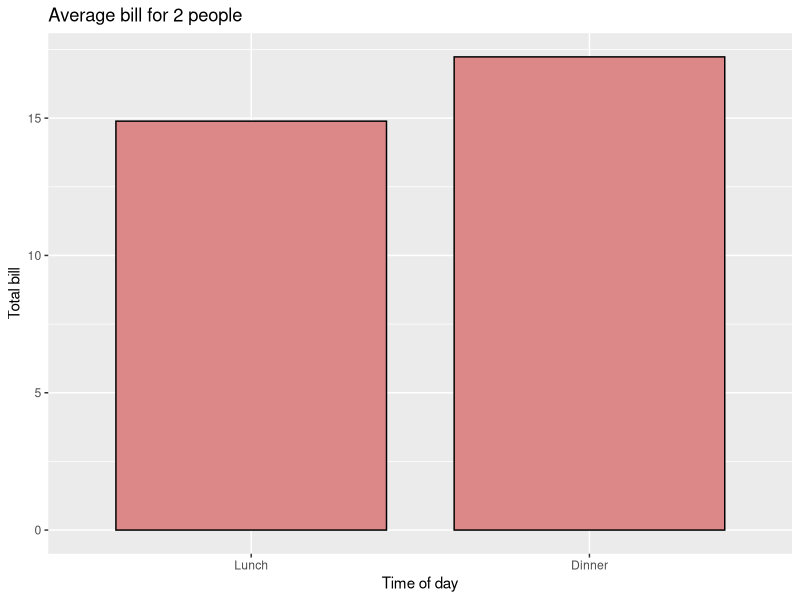
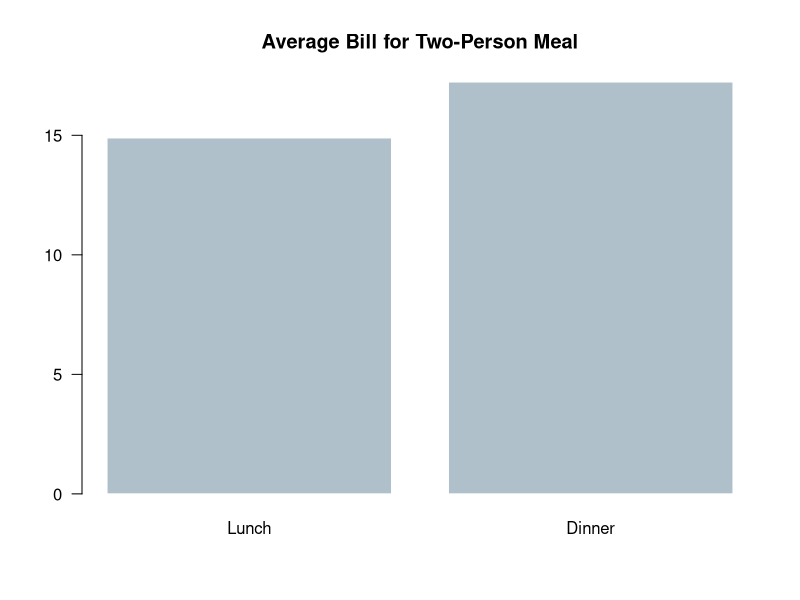
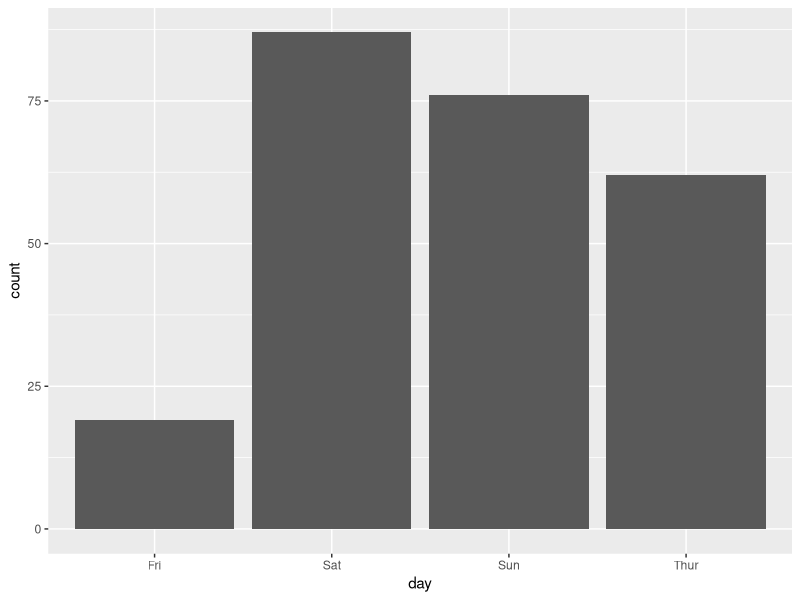
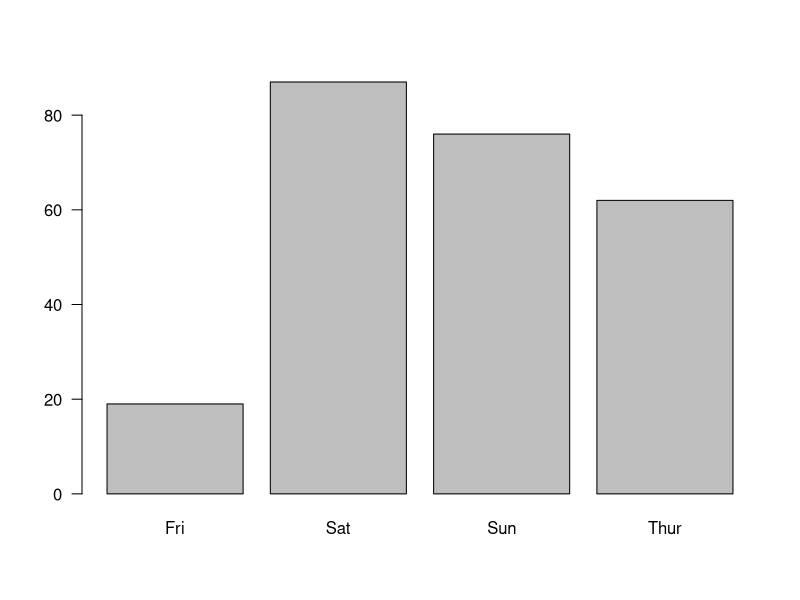

The R source for these figures, in order:
# https://flowingdata.com/2016/03/22/comparing-ggplot2-and-r-base-graphics/

# bar chart

# The data frame below represents 
# (imaginary) average bills for lunch and dinner.
#using base graphics:
dat <- data.frame(
  time = factor(c("Lunch","Dinner"), levels=c("Lunch","Dinner")),
  total_bill = c(14.89, 17.23)
)

#load ggplot library
library(ggplot2)

#using ggplot2:
ggplot(data=dat, aes(x=time, y=total_bill, fill=time)) +
  geom_bar(colour="black", fill="#DD8888", width=.8, stat="identity") +
  guides(fill=FALSE) +
  xlab("Time of day") + ylab("Total bill") +
  ggtitle("Average bill for 2 people")

par(las=1)
barplot(dat$total_bill,
        names.arg=dat$time,
        col="#AFC0CB",
        border=FALSE,
        main="Average Bill for Two-Person Meal")




#ggplot has built-in data management

#load the required package per the url of this tutorial
install.packages("reshape2")
library("reshape2")

# Bar graph of counts
ggplot(data=tips, aes(x=day)) +
  geom_bar(stat="count")
# gives you a bar chart where the height shows the number of tips per day.


# in base graphics, you work with the data outside of the visualization functions. 
# In this case, you can use table() to aggregate by day, and you pass that result to barplot().

# Number of tips per day
tips_per_day <- table(tips$day)

# Bar graph of counts
barplot(tips_per_day)


# For this example, I’d order the bars by time though — 
# Thursday through Sunday — instead of order of appearance in the data frame. 
# In base graphics, you work outside the barplot() function. 
# Order how you want and pass the result to the function.

# Order by day
tips_per_day <- tips_per_day[c("Thur", "Fri", "Sat", "Sun")]


# With ggplot2, you prepare the data in a similar fashion, before the ggplot() call:
# Reorder
tips$day <- factor(tips$day, c("Thur", "Fri", "Sat", "Sun"))

